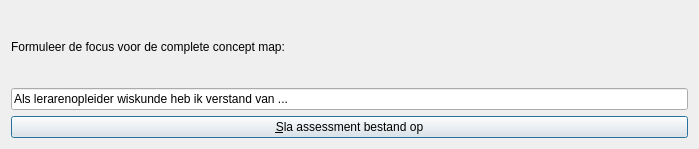
<?xml version="1.0" encoding="UTF-8"?>
<ui version="4.0">
 <class>QtPvdbCreateAssessmentCompleteDialog</class>
 <widget class="QDialog" name="QtPvdbCreateAssessmentCompleteDialog">
  <property name="geometry">
   <rect>
    <x>0</x>
    <y>0</y>
    <width>699</width>
    <height>149</height>
   </rect>
  </property>
  <property name="windowTitle">
   <string>Formuleer de focusvraag</string>
  </property>
  <property name="windowIcon">
   <iconset resource="Brainweaver.qrc">
    <normaloff>:/images/PicArrow14x14.png</normaloff>:/images/PicArrow14x14.png</iconset>
  </property>
  <layout class="QVBoxLayout" name="verticalLayout">
   <item>
    <widget class="QLabel" name="label">
     <property name="text">
      <string>Formuleer de focus voor de complete concept map:</string>
     </property>
     <property name="wordWrap">
      <bool>true</bool>
     </property>
    </widget>
   </item>
   <item>
    <widget class="QLineEdit" name="edit">
     <property name="text">
      <string>Als lerarenopleider wiskunde heb ik verstand van ...</string>
     </property>
    </widget>
   </item>
   <item>
    <widget class="QPushButton" name="button_save">
     <property name="text">
      <string>&amp;Sla assessment bestand op</string>
     </property>
    </widget>
   </item>
  </layout>
 </widget>
 <layoutdefault spacing="6" margin="11"/>
 <resources>
  <include location="Brainweaver.qrc"/>
 </resources>
 <connections/>
</ui>
